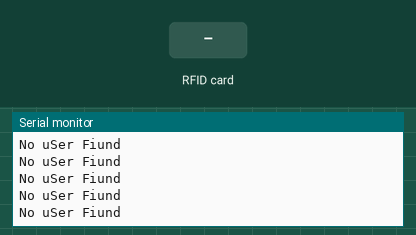
Simulated run of this sketch. Board: ESP8266 (NodeMCU). On the bench: the last lines printed to the serial monitor. Inputs (shaded band) come from the test bench. WiFi joins after 1.5 s; servers stay silent unless stated; uploads are accepted with an empty reply.

Above: at 5.7 s.
5.8 s: RFID card 12 34 56 78 held to the reader
At 6.7 s:
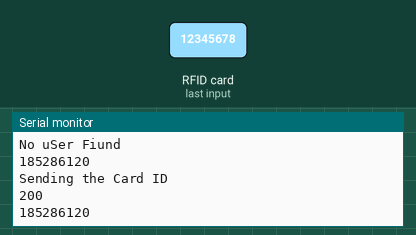
7.3 s: RFID card 5E 7A 19 C4 held to the reader
At 7.47 s:
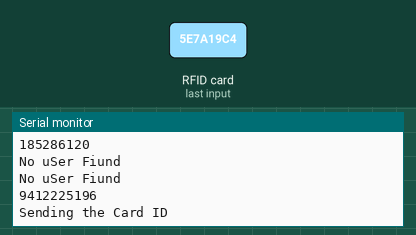

The sketch:

rfid_food.ino
```cpp
#include <SPI.h>
#include <MFRC522.h>
//NodeMCU--------------------------
#include <ESP8266WiFi.h>
#include <ESP8266HTTPClient.h>
#include <Wire.h>
#include <ACROBOTIC_SSD1306.h>
//************************************************************************
#define SS_PIN  D2  //D2
#define RST_PIN D1  //D1
//************************************************************************
MFRC522 mfrc522(SS_PIN, RST_PIN); // Create MFRC522 instance.
//************************************************************************
/* Set these to your desired credentials. */
const char *ssid = "hello";
const char *password = "12345678";
const char* device_token  = "202ce03606048e3b";
//************************************************************************
String URL = "http://192.168.43.239/rfidattendance/getdata.php"; //computer IP or the server domain
String getData, Link;
String OldCardID = "";
unsigned long previousMillis = 0;
//************************************************************************
void setup() {
  delay(1000);
  Serial.begin(115200);
  SPI.begin();  // Init SPI bus
  mfrc522.PCD_Init(); // Init MFRC522 card
  //---------------------------------------------
  connectToWiFi();
}
//************************************************************************
void loop() {
  //check if there's a connection to Wi-Fi or not
  if(!WiFi.isConnected()){
    connectToWiFi();    //Retry to connect to Wi-Fi
  }
  //---------------------------------------------
  if (millis() - previousMillis >= 15000) {
    previousMillis = millis();
    OldCardID="";
  }
  delay(50);
  //---------------------------------------------
  //look for new card
  if ( ! mfrc522.PICC_IsNewCardPresent()) {
    Serial.println("No uSer Fiund");
    return;//got to start of loop if there is no card present
  }
  // Select one of the cards
  if ( ! mfrc522.PICC_ReadCardSerial()) {
    return;//if read card serial(0) returns 1, the uid struct contians the ID of the read card.
  }
  String CardID ="";
  for (byte i = 0; i < mfrc522.uid.size; i++) {
    CardID += mfrc522.uid.uidByte[i];
  }
  //---------------------------------------------
  if( CardID == OldCardID ){
    return;
  }
  else{
    OldCardID = CardID;
  }
  //---------------------------------------------
  Serial.println(CardID);
  SendCardID(CardID);
  delay(1000);
}
//************send the Card UID to the website*************
void SendCardID( String Card_uid ){
  Serial.println("Sending the Card ID");
  if(WiFi.isConnected()){
    HTTPClient http;    //Declare object of class HTTPClient
    //GET Data
    getData = "?card_uid=" + String(Card_uid) + "&device_token=" + String(device_token); // Add the Card ID to the GET array in order to send it
    //GET methode
    Link = URL + getData;
    http.begin(Link); //initiate HTTP request   //Specify content-type header

    int httpCode = http.GET();   //Send the request
    String payload = http.getString();    //Get the response payload

//    Serial.println(Link);   //Print HTTP return code
    Serial.println(httpCode);   //Print HTTP return code
    Serial.println(Card_uid);     //Print Card ID
 Serial.println(payload);    //Print request response payload

    if (httpCode == 200) {
      if (payload.substring(0, 5) == "login") {
        String user_name = payload.substring(5);
    //  Serial.println(user_name);

      }
      else if (payload.substring(0, 6) == "logout") {
        String user_name = payload.substring(6);
    //  Serial.println(user_name);

      }
      else if (payload == "succesful") {

      }
      else if (payload == "available") {

      }
      delay(100);
      http.end();  //Close connection
    }
  }
}
//********************connect to the WiFi******************
void connectToWiFi(){
    WiFi.mode(WIFI_OFF);        //Prevents reconnection issue (taking too long to connect)
    delay(1000);
    WiFi.mode(WIFI_STA);
    Serial.print("Connecting to ");
    Serial.println(ssid);
    WiFi.begin(ssid, password);

    while (WiFi.status() != WL_CONNECTED) {
      delay(500);
      Serial.print(".");
    }
    Serial.println("");
    Serial.println("Connected");

    Serial.print("IP address: ");
    Serial.println(WiFi.localIP());  //IP address assigned to your ESP

    delay(1000);
}
```

Measured:
- after the input at 5.8 s, the serial monitor: prints a new line at once (image 1)
- after the input at 7.3 s, the serial monitor: prints a new line at once (image 2)
